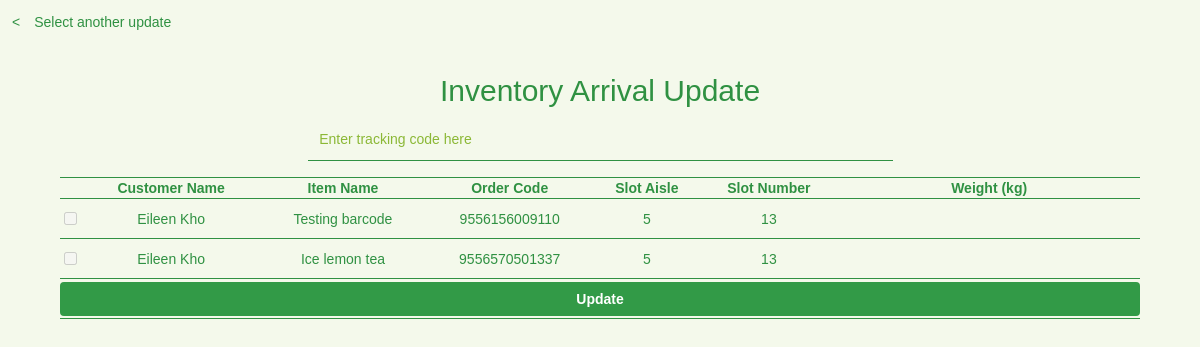
Page /staff/uinventory.php on the earlier database version.
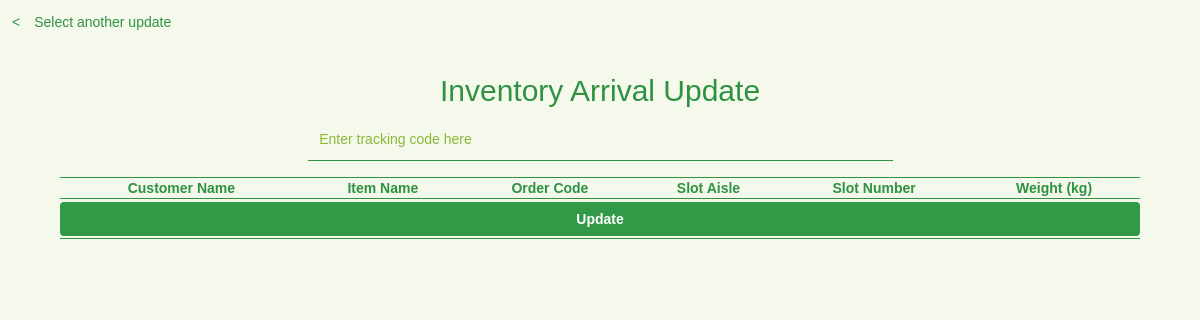
Same page on the later database version.
### tables this page shows
CREATE TABLE `request` (
  `request_id` int(11) NOT NULL AUTO_INCREMENT,
  `user_id` int(11) NOT NULL,
  `order_item` varchar(50) NOT NULL,
  `order_code` varchar(25) NOT NULL,
  `status` varchar(20) NOT NULL,
  `datetime` timestamp NOT NULL DEFAULT CURRENT_TIMESTAMP ON UPDATE CURRENT_TIMESTAMP,
  `remark` varchar(255) NOT NULL,
  PRIMARY KEY (`request_id`)
);

CREATE TABLE `users` (
  `user_id` int(11) NOT NULL AUTO_INCREMENT,
  `fname` varchar(100) NOT NULL,
  `lname` varchar(100) NOT NULL,
  `contact` varchar(15) NOT NULL,
  `email` varchar(50) NOT NULL,
  `password` varchar(255) NOT NULL,
  `type` varchar(10) NOT NULL,
  `image` text NOT NULL,
  `country_id` int(11) NOT NULL,
  `statuss` varchar(255) NOT NULL,
  `created` datetime NOT NULL,
  `modified` datetime NOT NULL,
  `forgot_pass_identity` varchar(100) NOT NULL,
  `verify` varchar(50) NOT NULL,
  PRIMARY KEY (`user_id`)
);

CREATE TABLE `slot` (
  `slot_id` int(11) NOT NULL AUTO_INCREMENT,
  `slot_aisle` int(100) NOT NULL,
  `slot_num` int(100) NOT NULL,
  `status` varchar(10) NOT NULL,
  `user_id` int(11) DEFAULT NULL,
  PRIMARY KEY (`slot_id`)
);

### staff/uinventory.php (the view, shortened to what this page needs)
<?php
require_once '../connection/config.php';
$query2 = "SELECT *
          FROM users us
          JOIN request rq
          ON rq.user_id = us.user_id
          WHERE status = 'Request'";
$result2 = mysqli_query($con, $query2);
                ?>
<!DOCTYPE html>
<html>
    <head>
        <link rel="stylesheet" href="https://maxcdn.bootstrapcdn.com/bootstrap/3.3.7/css/bootstrap.min.css">
        <link href="../frameworks/css/style.css" rel="stylesheet"/>
        <link rel="stylesheet" href="https://cdnjs.cloudflare.com/ajax/libs/font-awesome/4.7.0/css/font-awesome.min.css">
    </head>
    <body class="userbg">
        <div class="row updaterow1">
            <div class="col-xs-12 col-md-12 col-lg-12">
                <p>
                    <a href="main.php#adupdate" class="aback">&lt;&emsp;Select another update</a>
                </p>
            </div>
        </div>
        <div class="row userrow2 center" id="updateview">
            <div class="col-xs-12 col-md-12 col-lg-12">
                <h2 class="bigh2 pagetitle hidden-xs hidden-sm">Inventory Arrival Update</h2>
                <div class="row">
                    <div class="col-xs-6 col-md-6 col-lg-6 col-xs-push-6 col-md-push-3 col-lg-push-3 updatecontainer">
                        <p>
                            <input type="text" name="search" class="formfield" placeholder="Enter tracking code here" id="codeinput" required autofocus />
                        </p>
                    </div>
                </div>
                <div class="row">
                    <div class="col-xs-12 col-md-12 col-lg-12 updatecontainer">
                        <form action="uinventory.php" method="post">
                            <table class="purchasetable">
                                <tr>
                                    <th></th>
                                    <th>Customer Name</th>
                                    <th>Item Name</th>
                                    <th>Order Code</th>
                                    <th>Slot Aisle</th>
                                    <th>Slot Number</th>
                                    <th>Weight (kg)</th>
                                </tr>
                                <?php
                                if(mysqli_num_rows($result2) > 0)
                                {
                                    while($row2 = mysqli_fetch_array($result2))
                                    {
                                        ?>
                                <tr>
                                    <td>
                                        <input type="checkbox" class="trackcheck" name="ocode[]" value="<?php echo $row2['order_code']?>" disabled />
                                    </td>
                                    <td><?php echo $row2['fname'] . " " . $row2['lname']; ?></td>
                                    <td><?php echo $row2['order_item']; ?></td>
                                    <td><?php echo $row2['order_code']; ?></td>
                                    <?php
                                        $user_id = $row2['user_id'];
                                        $query4 = "SELECT *
                                                   FROM slot
                                                   WHERE user_id= '$user_id' ";
                                        $result4 = mysqli_query($con, $query4);
                                        $results4 = mysqli_fetch_assoc($result4);
                                        if(!empty($results4))
                                        {
                                    ?>
                                    <td><?php echo $results4['slot_aisle']; ?></td>
                                    <td><?php echo $results4['slot_num']; ?></td>
                                    <?php
                                        }
                                        else
                                        {
                                    ?>
                                    <td colspan="2">User has not slot yet</td>
                                    <?php
                                        }
                                ?>
                                    <td>
                                        <input type="text" name="weight[]" class="tblformfield textinput" disabled />
                                    </td>
                                </tr>
                                <?php
                                    }
                                }
                                ?>
                                <tr>
                                    <td colspan="7">
                                        <input type="submit" class="btn btnAdd" name="update" value="Update" />
                                    </td>
                                </tr>
                            </table>
                        </form>
                    </div>
                </div>
            </div>
        </div>
    </body>
</html>

Differences in the rows shown:
no longer on this page (row edited): request: user.fname "Eileen", user.lname "Kho", order_item "Testing barcode", order_code "9556156009110", slot.slot_aisle "5", slot.slot_num "13"
no longer on this page (row edited): request: user.fname "Eileen", user.lname "Kho", order_item "Ice lemon tea", order_code "9556570501337", slot.slot_aisle "5", slot.slot_num "13"
